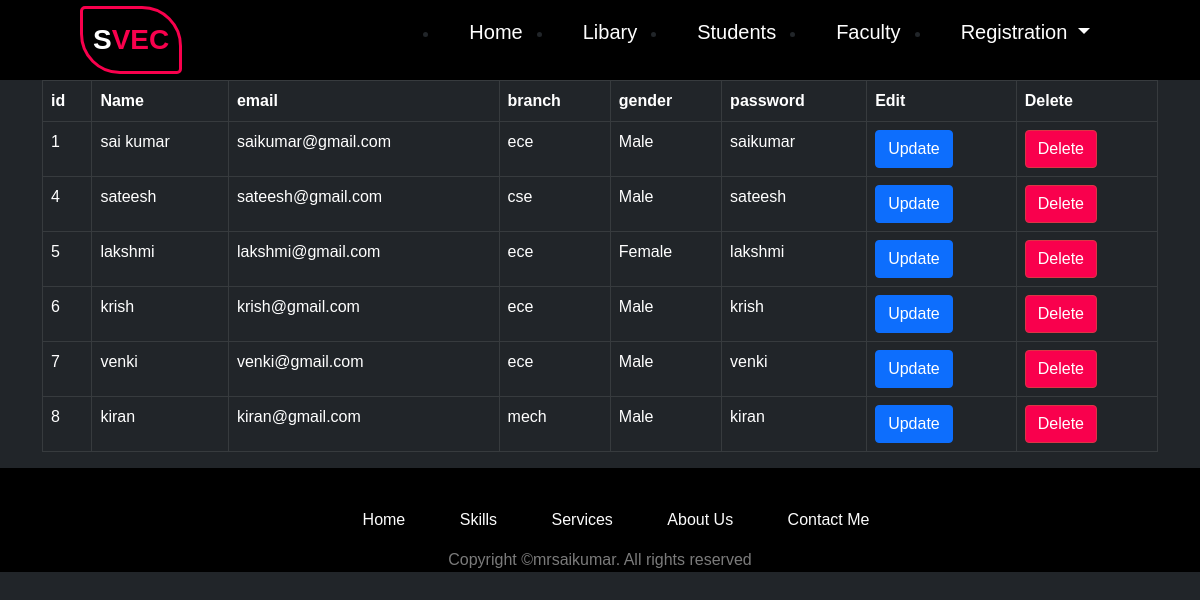
Page /faculty/data/ on the committed database.
### faculty/models.py (models this page shows, shortened)
class facultyMember(models.Model):
    name = models.CharField(max_length=10)
    mail = models.EmailField(max_length=20)
    branch = models.CharField(max_length=5)
    age =  models.IntegerField()
    gender_list = [('Male', 'Male'),('Female','Female')]
    gender = models.CharField(choices=gender_list,max_length=7 ,null=True,blank=True)
    password = models.CharField(max_length=10)

### faculty/views.py (the view)
# urls.py: path('data/',views.facultyData,name='facultyData'),
def facultyData(request):
    data= facultyMember.objects.all()
    return render(request, 'facultyData.html',{'data':data})

### faculty/templates/facultyData.html (shortened to what this page needs)
{% extends 'base.html' %}
{%block content%}
    <div class="container scrollme" >
        <table class="table table-resposive table-bordered table-dark">
            <tr>
                <th>id</th>
                <th>Name</th>
                <th>email</th>
                <th>branch</th>
                <th>gender</th>
                <th>password</th>
                <th>Edit</th>
                <th>Delete</th>
            </tr>
            {% for obj in data%}
                <tr>
                    <td>{{obj.id}}</td>
                    <td>{{obj.name}}</td>
                    <td>{{obj.mail}}</td>
                    <td>{{obj.branch}}</td>
                    <td>{{obj.gender}}</td>
                    <td>{{obj.password}}</td>
                    <td><a href="{% url 'facultyUpdate' obj.id %}" class="btn btn-primary ">Update</a></td>
                    <td><a href="{% url 'facultyDelete' obj.id %}" class="btn btn-danger">Delete</a></td>
                </tr>
            {% endfor %}
        </table>
    </div>
{%endblock%}

### static/css/style.css (style rules this page uses)
* { padding: 0; margin: 0; font-family: 'Josefin Sans', sans-serif; box-sizing: border-box; }
body { background-color: rgb(0,0,0,0.8) }
.scrollme { overflow-x: auto; }
.btn-danger { background-color: #f9004d; }

### rows in the picture
facultyMember: id "1", name "sai kumar", mail "saikumar@gmail.com", branch "ece", gender "Male", password "saikumar"
facultyMember: id "4", name "sateesh", mail "sateesh@gmail.com", branch "cse", gender "Male", password "sateesh"
facultyMember: id "5", name "lakshmi", mail "lakshmi@gmail.com", branch "ece", gender "Female", password "lakshmi"
facultyMember: id "6", name "krish", mail "krish@gmail.com", branch "ece", gender "Male", password "krish"
facultyMember: id "7", name "venki", mail "venki@gmail.com", branch "ece", gender "Male", password "venki"
facultyMember: id "8", name "kiran", mail "kiran@gmail.com", branch "mech", gender "Male", password "kiran"
